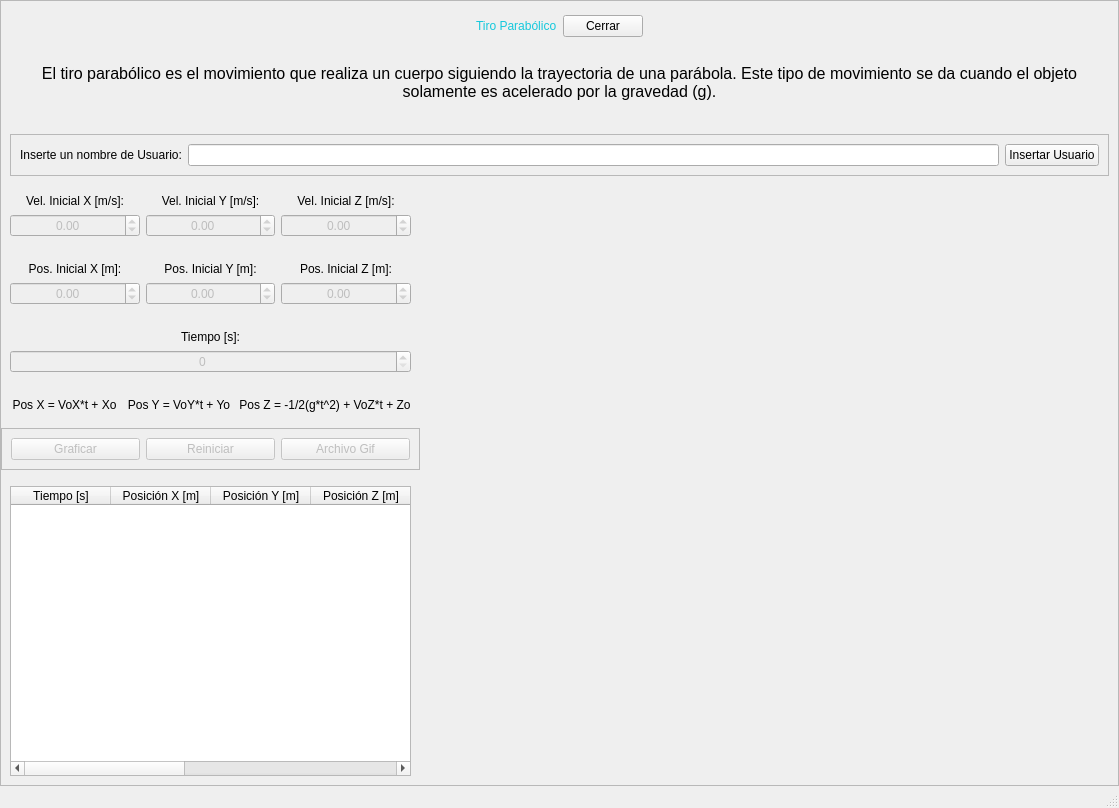
<?xml version="1.0" encoding="UTF-8"?>
<ui version="4.0">
 <class>MainWindow</class>
 <widget class="QMainWindow" name="MainWindow">
  <property name="geometry">
   <rect>
    <x>0</x>
    <y>0</y>
    <width>1119</width>
    <height>808</height>
   </rect>
  </property>
  <property name="windowTitle">
   <string>MainWindow</string>
  </property>
  <widget class="QWidget" name="centralwidget">
   <layout class="QHBoxLayout" name="horizontalLayout">
    <property name="spacing">
     <number>0</number>
    </property>
    <property name="leftMargin">
     <number>0</number>
    </property>
    <property name="topMargin">
     <number>0</number>
    </property>
    <property name="rightMargin">
     <number>0</number>
    </property>
    <property name="bottomMargin">
     <number>0</number>
    </property>
    <item>
     <widget class="QFrame" name="frame">
      <property name="frameShape">
       <enum>QFrame::StyledPanel</enum>
      </property>
      <property name="frameShadow">
       <enum>QFrame::Raised</enum>
      </property>
      <layout class="QVBoxLayout" name="verticalLayout" stretch="1,1,8">
       <property name="spacing">
        <number>0</number>
       </property>
       <property name="leftMargin">
        <number>0</number>
       </property>
       <property name="topMargin">
        <number>0</number>
       </property>
       <property name="rightMargin">
        <number>0</number>
       </property>
       <property name="bottomMargin">
        <number>0</number>
       </property>
       <item>
        <widget class="QWidget" name="widget" native="true">
         <property name="minimumSize">
          <size>
           <width>0</width>
           <height>0</height>
          </size>
         </property>
         <property name="maximumSize">
          <size>
           <width>16777215</width>
           <height>50</height>
          </size>
         </property>
         <property name="styleSheet">
          <string notr="true">QLabel{
font: 87 12pt &quot;Arial Black&quot;;
background-color: #000000ff;
color: rgb(20, 200,220);
border: 0px solid #14C8DC;
}

QPushButton{
	font: 10pt &quot;MS Shell Dlg 2&quot;;
}</string>
         </property>
         <layout class="QHBoxLayout" name="horizontalLayout_2">
          <item>
           <spacer name="horizontalSpacer">
            <property name="orientation">
             <enum>Qt::Horizontal</enum>
            </property>
            <property name="sizeHint" stdset="0">
             <size>
              <width>405</width>
              <height>20</height>
             </size>
            </property>
           </spacer>
          </item>
          <item>
           <widget class="QLabel" name="label">
            <property name="text">
             <string>Tiro Parabólico</string>
            </property>
           </widget>
          </item>
          <item>
           <widget class="QPushButton" name="button_cerrar">
            <property name="text">
             <string>Cerrar</string>
            </property>
           </widget>
          </item>
          <item>
           <spacer name="horizontalSpacer_2">
            <property name="orientation">
             <enum>Qt::Horizontal</enum>
            </property>
            <property name="sizeHint" stdset="0">
             <size>
              <width>405</width>
              <height>20</height>
             </size>
            </property>
           </spacer>
          </item>
         </layout>
        </widget>
       </item>
       <item>
        <widget class="QWidget" name="widget_9" native="true">
         <property name="styleSheet">
          <string notr="true">QTextEdit{
	background-color: #000000ff;
}

QLabel{
	font: 12pt &quot;MS Shell Dlg 2&quot;;
}

QLineEdit{
	font: 12pt &quot;MS Shell Dlg 2&quot;;
}

QPushButton{
	font: 12pt &quot;MS Shell Dlg 2&quot;;
}</string>
         </property>
         <layout class="QVBoxLayout" name="verticalLayout_4" stretch="1,1">
          <item>
           <widget class="QTextEdit" name="textEdit">
            <property name="autoFillBackground">
             <bool>false</bool>
            </property>
            <property name="frameShape">
             <enum>QFrame::NoFrame</enum>
            </property>
            <property name="frameShadow">
             <enum>QFrame::Plain</enum>
            </property>
            <property name="readOnly">
             <bool>true</bool>
            </property>
            <property name="html">
             <string>&lt;!DOCTYPE HTML PUBLIC &quot;-//W3C//DTD HTML 4.0//EN&quot; &quot;http://www.w3.org/TR/REC-html40/strict.dtd&quot;&gt;
&lt;html&gt;&lt;head&gt;&lt;meta name=&quot;qrichtext&quot; content=&quot;1&quot; /&gt;&lt;style type=&quot;text/css&quot;&gt;
p, li { white-space: pre-wrap; }
&lt;/style&gt;&lt;/head&gt;&lt;body style=&quot; font-family:'MS Shell Dlg 2'; font-size:7.8pt; font-weight:400; font-style:normal;&quot;&gt;
&lt;p align=&quot;center&quot; style=&quot; margin-top:0px; margin-bottom:0px; margin-left:0px; margin-right:0px; -qt-block-indent:0; text-indent:0px;&quot;&gt;&lt;span style=&quot; font-size:12pt;&quot;&gt;El tiro parabólico es el movimiento que realiza un cuerpo siguiendo la trayectoria de una parábola. Este tipo de movimiento se da cuando el objeto solamente es acelerado por la gravedad (g).&lt;/span&gt;&lt;/p&gt;&lt;/body&gt;&lt;/html&gt;</string>
            </property>
           </widget>
          </item>
          <item>
           <widget class="QFrame" name="frame_3">
            <property name="frameShape">
             <enum>QFrame::StyledPanel</enum>
            </property>
            <property name="frameShadow">
             <enum>QFrame::Raised</enum>
            </property>
            <layout class="QHBoxLayout" name="horizontalLayout_8">
             <item>
              <widget class="QLabel" name="label_15">
               <property name="text">
                <string>Inserte un nombre de Usuario:</string>
               </property>
              </widget>
             </item>
             <item>
              <widget class="QLineEdit" name="nombre_usuario">
               <property name="alignment">
                <set>Qt::AlignCenter</set>
               </property>
              </widget>
             </item>
             <item>
              <widget class="QPushButton" name="button_usuario">
               <property name="text">
                <string>Insertar Usuario</string>
               </property>
              </widget>
             </item>
            </layout>
           </widget>
          </item>
         </layout>
        </widget>
       </item>
       <item>
        <widget class="QWidget" name="widget_2" native="true">
         <layout class="QHBoxLayout" name="horizontalLayout_3" stretch="3,5">
          <property name="spacing">
           <number>0</number>
          </property>
          <property name="leftMargin">
           <number>0</number>
          </property>
          <property name="topMargin">
           <number>0</number>
          </property>
          <property name="rightMargin">
           <number>0</number>
          </property>
          <property name="bottomMargin">
           <number>0</number>
          </property>
          <item>
           <widget class="QWidget" name="widget_3" native="true">
            <property name="styleSheet">
             <string notr="true">QLineEdit{
	font: 10pt &quot;MS Shell Dlg 2&quot;;
}

QDoubleSpinBox{
	font: 9pt &quot;MS Shell Dlg 2&quot;;
}

QPushButton{
	font: 10pt &quot;MS Shell Dlg 2&quot;;
}

QSpinBox{
	font: 9pt &quot;MS Shell Dlg 2&quot;;
}

QLabel{
	font: 10pt &quot;MS Shell Dlg 2&quot;;
}

</string>
            </property>
            <layout class="QVBoxLayout" name="verticalLayout_2">
             <property name="spacing">
              <number>7</number>
             </property>
             <property name="leftMargin">
              <number>0</number>
             </property>
             <property name="topMargin">
              <number>0</number>
             </property>
             <property name="rightMargin">
              <number>0</number>
             </property>
             <property name="bottomMargin">
              <number>0</number>
             </property>
             <item>
              <widget class="QWidget" name="widget_6" native="true">
               <property name="styleSheet">
                <string notr="true">font: 10pt &quot;MS Shell Dlg 2&quot;;</string>
               </property>
               <layout class="QGridLayout" name="gridLayout">
                <item row="3" column="0">
                 <widget class="QLabel" name="label_2">
                  <property name="text">
                   <string>Vel. Inicial X [m/s]:</string>
                  </property>
                  <property name="alignment">
                   <set>Qt::AlignCenter</set>
                  </property>
                 </widget>
                </item>
                <item row="4" column="1">
                 <widget class="QDoubleSpinBox" name="sbox_velY">
                  <property name="enabled">
                   <bool>false</bool>
                  </property>
                  <property name="alignment">
                   <set>Qt::AlignCenter</set>
                  </property>
                  <property name="minimum">
                   <double>-100000.000000000000000</double>
                  </property>
                  <property name="maximum">
                   <double>100000.000000000000000</double>
                  </property>
                  <property name="singleStep">
                   <double>1.000000000000000</double>
                  </property>
                 </widget>
                </item>
                <item row="3" column="1">
                 <widget class="QLabel" name="label_3">
                  <property name="text">
                   <string>Vel. Inicial Y [m/s]:</string>
                  </property>
                  <property name="alignment">
                   <set>Qt::AlignCenter</set>
                  </property>
                 </widget>
                </item>
                <item row="4" column="0">
                 <widget class="QDoubleSpinBox" name="sbox_velX">
                  <property name="enabled">
                   <bool>false</bool>
                  </property>
                  <property name="alignment">
                   <set>Qt::AlignCenter</set>
                  </property>
                  <property name="minimum">
                   <double>-100000.000000000000000</double>
                  </property>
                  <property name="maximum">
                   <double>100000.000000000000000</double>
                  </property>
                  <property name="singleStep">
                   <double>1.000000000000000</double>
                  </property>
                 </widget>
                </item>
                <item row="4" column="2">
                 <widget class="QDoubleSpinBox" name="sbox_velZ">
                  <property name="enabled">
                   <bool>false</bool>
                  </property>
                  <property name="alignment">
                   <set>Qt::AlignCenter</set>
                  </property>
                  <property name="minimum">
                   <double>-100000.000000000000000</double>
                  </property>
                  <property name="maximum">
                   <double>100000.000000000000000</double>
                  </property>
                  <property name="singleStep">
                   <double>1.000000000000000</double>
                  </property>
                 </widget>
                </item>
                <item row="3" column="2">
                 <widget class="QLabel" name="label_4">
                  <property name="text">
                   <string>Vel. Inicial Z [m/s]:</string>
                  </property>
                  <property name="alignment">
                   <set>Qt::AlignCenter</set>
                  </property>
                 </widget>
                </item>
               </layout>
              </widget>
             </item>
             <item>
              <widget class="QWidget" name="widget_7" native="true">
               <property name="styleSheet">
                <string notr="true">font: 10pt &quot;MS Shell Dlg 2&quot;;</string>
               </property>
               <layout class="QGridLayout" name="gridLayout_2">
                <item row="3" column="0">
                 <widget class="QDoubleSpinBox" name="sbox_posX">
                  <property name="enabled">
                   <bool>false</bool>
                  </property>
                  <property name="alignment">
                   <set>Qt::AlignCenter</set>
                  </property>
                  <property name="minimum">
                   <double>-100000.000000000000000</double>
                  </property>
                  <property name="maximum">
                   <double>100000.000000000000000</double>
                  </property>
                  <property name="singleStep">
                   <double>1.000000000000000</double>
                  </property>
                 </widget>
                </item>
                <item row="2" column="0">
                 <widget class="QLabel" name="label_5">
                  <property name="text">
                   <string>Pos. Inicial X [m]:</string>
                  </property>
                  <property name="alignment">
                   <set>Qt::AlignCenter</set>
                  </property>
                 </widget>
                </item>
                <item row="3" column="2">
                 <widget class="QDoubleSpinBox" name="sbox_posZ">
                  <property name="enabled">
                   <bool>false</bool>
                  </property>
                  <property name="alignment">
                   <set>Qt::AlignCenter</set>
                  </property>
                  <property name="minimum">
                   <double>-100000.000000000000000</double>
                  </property>
                  <property name="maximum">
                   <double>100000.000000000000000</double>
                  </property>
                  <property name="singleStep">
                   <double>1.000000000000000</double>
                  </property>
                 </widget>
                </item>
                <item row="3" column="1">
                 <widget class="QDoubleSpinBox" name="sbox_posY">
                  <property name="enabled">
                   <bool>false</bool>
                  </property>
                  <property name="alignment">
                   <set>Qt::AlignCenter</set>
                  </property>
                  <property name="minimum">
                   <double>-100000.000000000000000</double>
                  </property>
                  <property name="maximum">
                   <double>100000.000000000000000</double>
                  </property>
                  <property name="singleStep">
                   <double>1.000000000000000</double>
                  </property>
                 </widget>
                </item>
                <item row="2" column="1">
                 <widget class="QLabel" name="label_6">
                  <property name="text">
                   <string>Pos. Inicial Y [m]:</string>
                  </property>
                  <property name="alignment">
                   <set>Qt::AlignCenter</set>
                  </property>
                 </widget>
                </item>
                <item row="2" column="2">
                 <widget class="QLabel" name="label_7">
                  <property name="text">
                   <string>Pos. Inicial Z [m]:</string>
                  </property>
                  <property name="alignment">
                   <set>Qt::AlignCenter</set>
                  </property>
                 </widget>
                </item>
               </layout>
              </widget>
             </item>
             <item>
              <widget class="QWidget" name="widget_8" native="true">
               <property name="styleSheet">
                <string notr="true">font: 10pt &quot;MS Shell Dlg 2&quot;;</string>
               </property>
               <layout class="QVBoxLayout" name="verticalLayout_3">
                <item>
                 <widget class="QLabel" name="label_8">
                  <property name="text">
                   <string>Tiempo [s]:</string>
                  </property>
                  <property name="alignment">
                   <set>Qt::AlignCenter</set>
                  </property>
                 </widget>
                </item>
                <item>
                 <widget class="QSpinBox" name="sbox_tiempo">
                  <property name="enabled">
                   <bool>false</bool>
                  </property>
                  <property name="alignment">
                   <set>Qt::AlignCenter</set>
                  </property>
                  <property name="maximum">
                   <number>100000</number>
                  </property>
                 </widget>
                </item>
               </layout>
              </widget>
             </item>
             <item>
              <widget class="QWidget" name="widget_10" native="true">
               <property name="styleSheet">
                <string notr="true">font: 10pt &quot;MS Shell Dlg 2&quot;;</string>
               </property>
               <layout class="QHBoxLayout" name="horizontalLayout_4">
                <item>
                 <widget class="QLabel" name="label_12">
                  <property name="text">
                   <string>Pos X = VoX*t + Xo</string>
                  </property>
                  <property name="alignment">
                   <set>Qt::AlignCenter</set>
                  </property>
                 </widget>
                </item>
                <item>
                 <widget class="QLabel" name="label_13">
                  <property name="text">
                   <string>Pos Y = VoY*t + Yo</string>
                  </property>
                  <property name="alignment">
                   <set>Qt::AlignCenter</set>
                  </property>
                 </widget>
                </item>
                <item>
                 <widget class="QLabel" name="label_14">
                  <property name="text">
                   <string>Pos Z = -1/2(g*t^2) + VoZ*t + Zo</string>
                  </property>
                  <property name="alignment">
                   <set>Qt::AlignCenter</set>
                  </property>
                 </widget>
                </item>
               </layout>
              </widget>
             </item>
             <item>
              <widget class="QFrame" name="frame_2">
               <property name="frameShape">
                <enum>QFrame::StyledPanel</enum>
               </property>
               <property name="frameShadow">
                <enum>QFrame::Raised</enum>
               </property>
               <layout class="QHBoxLayout" name="horizontalLayout_7">
                <item>
                 <widget class="QPushButton" name="button_graficar">
                  <property name="enabled">
                   <bool>false</bool>
                  </property>
                  <property name="text">
                   <string>Graficar</string>
                  </property>
                 </widget>
                </item>
                <item>
                 <widget class="QPushButton" name="button_reiniciar">
                  <property name="enabled">
                   <bool>false</bool>
                  </property>
                  <property name="text">
                   <string>Reiniciar</string>
                  </property>
                 </widget>
                </item>
                <item>
                 <widget class="QPushButton" name="button_gif">
                  <property name="enabled">
                   <bool>false</bool>
                  </property>
                  <property name="text">
                   <string>Archivo Gif</string>
                  </property>
                 </widget>
                </item>
               </layout>
              </widget>
             </item>
             <item>
              <widget class="QWidget" name="widget_5" native="true">
               <layout class="QHBoxLayout" name="horizontalLayout_6">
                <item>
                 <widget class="QTableWidget" name="tabla_pos">
                  <property name="rowCount">
                   <number>0</number>
                  </property>
                  <column>
                   <property name="text">
                    <string>Tiempo [s]</string>
                   </property>
                  </column>
                  <column>
                   <property name="text">
                    <string>Posición X [m]</string>
                   </property>
                  </column>
                  <column>
                   <property name="text">
                    <string>Posición Y [m]</string>
                   </property>
                  </column>
                  <column>
                   <property name="text">
                    <string>Posición Z [m]</string>
                   </property>
                  </column>
                  <column>
                   <property name="text">
                    <string>Velocidad X [m/s]</string>
                   </property>
                  </column>
                  <column>
                   <property name="text">
                    <string>Velocidad Y [m/s]</string>
                   </property>
                  </column>
                  <column>
                   <property name="text">
                    <string>Velocidad Z [m/s]</string>
                   </property>
                  </column>
                 </widget>
                </item>
               </layout>
              </widget>
             </item>
            </layout>
           </widget>
          </item>
          <item>
           <widget class="QWidget" name="widget_4" native="true">
            <layout class="QHBoxLayout" name="horizontalLayout_5">
             <item>
              <layout class="QHBoxLayout" name="graf_tiro_par"/>
             </item>
            </layout>
           </widget>
          </item>
         </layout>
        </widget>
       </item>
      </layout>
     </widget>
    </item>
   </layout>
  </widget>
  <widget class="QStatusBar" name="statusbar"/>
 </widget>
 <resources/>
 <connections/>
</ui>
